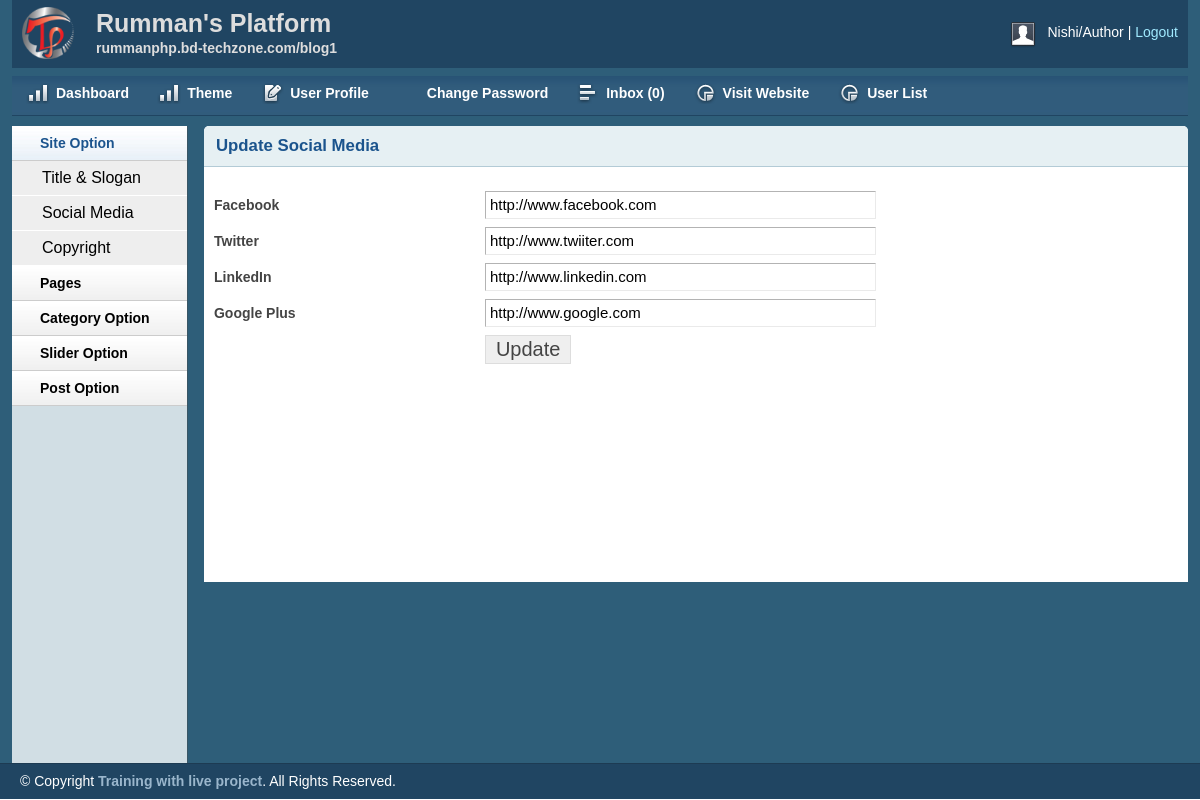
Page /admin/social.php (signed in) on the committed database.
### tables this page shows
CREATE TABLE `forsocialmedia` (
  `id` int(11) NOT NULL,
  `fb` varchar(255) NOT NULL,
  `tw` varchar(255) NOT NULL,
  `ln` varchar(255) NOT NULL,
  `gplus` varchar(255) NOT NULL
);

### lib/Database.php (called while the page is built, shortened)
<?php
Class Database{
	public $host   = DB_HOST;
	public $user   = DB_USER;
	public $pass   = DB_PASS;
	public $dbname = DB_NAME;
	public $link;
	private function connectDB(){
	$this->link = new mysqli($this->host, $this->user, $this->pass, $this->dbname);
 }
	public function select($query){
		$result = $this->link->query($query) or die($this->link->error.__LINE__);
		if($result->num_rows > 0){
			return $result;
		} else {
			return false;
		}
	}
}

### admin/social.php (the view, shortened to what this page needs)
<?php include 'inc/adminheader.php';?>
<?php include 'inc/adminsidebar.php';?>
            <div class="box round first grid">
                <h2>Update Social Media</h2>
                <div class="block">
<?php
        $query = "select * from forsocialmedia where id = 1";
        $result = $db->select($query);
        if($result){
            while ($value = $result->fetch_assoc()) {
?>
                 <form action="" method="post">
                    <table class="form">
                        <tr>
                            <td>
                                <label>Facebook</label>
                            </td>
                            <td>
                                <input type="text" name="facebook" value="<?php echo $value['fb'];?>" class="medium" />
                            </td>
                        </tr>
						 <tr>
                            <td>
                                <label>Twitter</label>
                            </td>
                            <td>
                                <input type="text" name="twitter" value="<?php echo $value['tw'];?>" class="medium" />
                            </td>
                        </tr>
						 <tr>
                            <td>
                                <label>LinkedIn</label>
                            </td>
                            <td>
                                <input type="text" name="linkedin" value="<?php echo $value['ln'];?>" class="medium" />
                            </td>
                        </tr>
						 <tr>
                            <td>
                                <label>Google Plus</label>
                            </td>
                            <td>
                                <input type="text" name="googleplus" value="<?php echo $value['gplus'];?>" class="medium" />
                            </td>
                        </tr>
						 <tr>
                            <td></td>
                            <td>
                                <input type="submit" name="submit" Value="Update" />
                            </td>
                        </tr>
                    </table>
                    </form>
                <?php } }?>
                </div>
            </div>
<?php include 'inc/adminfooter.php';?>

### admin/css/layout.css (style rules this page uses)
body { background: #fff none repeat scroll 0 0; color: #444; font-size: 14px; padding: 0; }
h1, h2, h3, h4, h5, h6 { line-height:1.2em; margin-bottom:.3em; }
h2 { margin-top:1em; }
.box { background:#fff; margin-bottom:20px; padding:10px 10px 10px 10px; margin-left:-8px; }
.box.grid { padding-bottom:40px; }
.box.round { -moz-border-radius: 5px 5px 0px 0px; -webkit-border-radius: 5px 5px 0px 0px; border-radius: 5px 5px 0px 0px; }
.box h2 { font-size:1.2em; font-weight:bold; color:#1B548D; background:#E6F0F3; margin:-10px -10px 0 -10px; padding:10px 12px; border-bottom:1px solid #B3CBD6; -moz-border-radius: 5px 5px 0px 0px; -webkit-border-radius: 5px 5px 0px 0px; border-radius: 5px 5px 0px 0px; }
.box.first { min-height: 406px; }
.block { padding-top:20px; }
table.form { width:100%; }
table.form td { padding:4px 0px; }
table.form label { font-weight:bold; }
table.form input, table.form select { font-size: 15px; padding: 4px 4px 5px 4px; border-top: 1px solid #b3b3b3; border-left: 1px solid #b3b3b3; border-right: 1px solid #eaeaea; border-bottom: 1px solid #eaeaea; }
table.form input[type="submit"] { border: 1px solid #ddd; color: #444; cursor: pointer; font-size: 20px; padding: 2px 10px; }
input.medium { width: 55%; }
.block { padding-bottom:1px; }

### rows in the picture
forsocialmedia: facebook "http://www.facebook.com", twitter "http://www.twiiter.com", linkedin "http://www.linkedin.com", googleplus "http://www.google.com"

### other values in the picture
Session::get('username') "Nishi"
